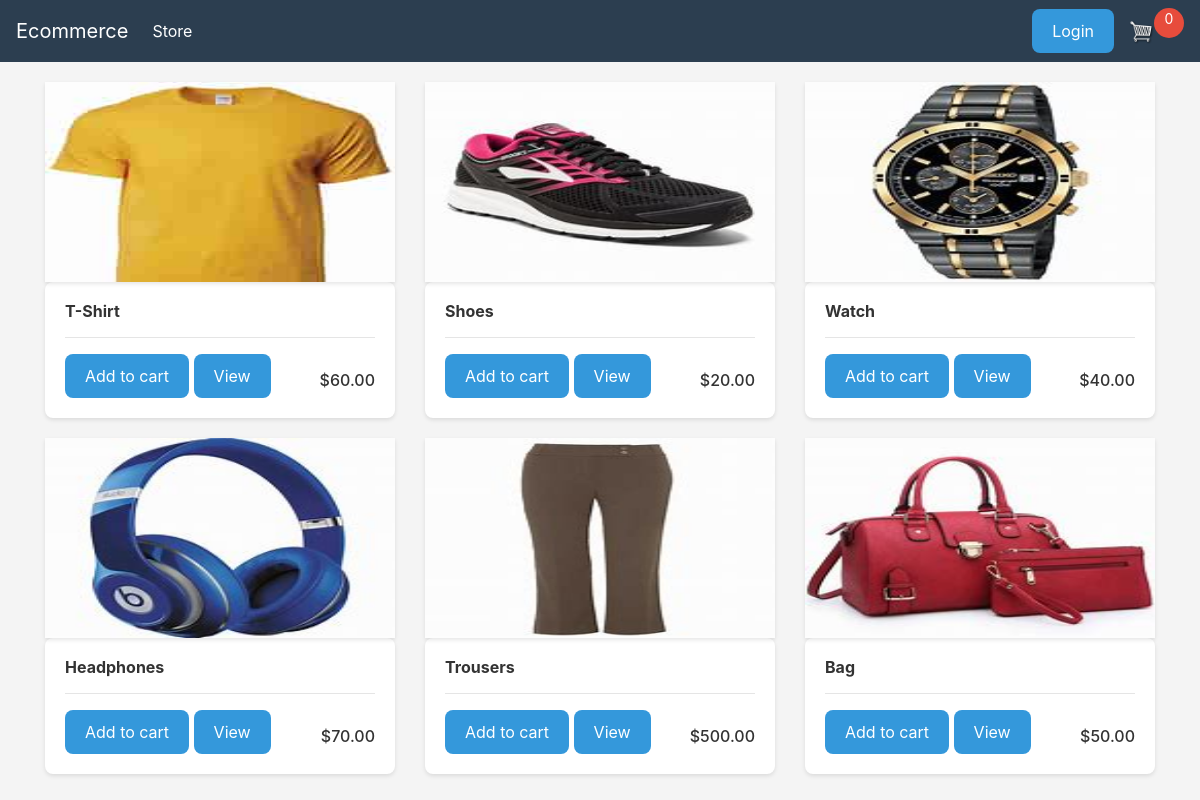
The page / on the database its author committed.
### store/models.py (models this page shows, shortened)
class Product(models.Model):
    name = models.CharField(max_length=200, null=True)
    price = models.DecimalField(max_digits=7, decimal_places=2)
    digital = models.BooleanField(default=False,null=True,blank=True)
    image = models.ImageField(null=True,blank=True)
    @property
    def imgURL(self):
        try:
            url = self.image.url
        except:
            url = ''
        return url

### store/views.py (the view)
# urls.py: path('', include('store.urls')),
def store(request):
    data = cartData(request)
    cartItems = data['cartItems']
    products = Product.objects.all()
    context = {'products': products, 'cartItems': cartItems}
    return render(request, 'store/store.html', context)

### store/utils.py (called while the page is built, shortened)
def cookieCart(request):
    try:
        cart = json.loads(request.COOKIES['cart'])
    except:
        cart = {}
    print('Cart: ', cart)
    items=[]
    order = {'get_cart_total':0, 'get_cart_items':0,'shipping':False}
    cartItems = order['get_cart_items']
    return {'cartItems':cartItems, 'order':order, 'items':items}

def cartData(request):
    if request.user.is_authenticated:
        customer = request.user.customer
        order, created = Order.objects.get_or_create(customer=customer, complete=False)
        items = order.orderitem_set.all()
        cartItems = order.get_cart_items
    else:
        cookieData = cookieCart(request)
        cartItems = cookieData['cartItems']
        order = cookieData['order']
        items = cookieData['items']
    return {'cartItems':cartItems, 'order':order, 'items':items}

### store/templates/store/store.html (shortened to what this page needs)
{% extends "store/main.html" %}
{% load static %}
{% block content %}
<div class="row">
    {% for product in products%}
    <div class="col-lg-4">
        <img class="thumbnail" src="{{product.imgURL}}">
        <div class="box-element product">
            <h6><strong>{{product.name}}</strong></h6>
            <hr>
            <div style="position: relative;">
                <button data-product="{{product.id}}" data-action="add" class="btn btn-outline-secondary add-btn update-cart"> Add to cart </button>
                <a class="btn btn-outline-success" href="">View</a>
                <h6 style="position: absolute; bottom: 0; right: 0;">${{product.price|floatformat:2}}</h6>
              </div>
        </div>
    </div>
    {% endfor %}
</div>
{% endblock content %}

### store/templates/store/main.html (shortened to what this page needs)
<!DOCTYPE html>
{% load static %}
<html lang="en">
<head>
  <link rel="stylesheet" href="https://cdn.jsdelivr.net/npm/bootstrap@4.4.1/dist/css/bootstrap.min.css"
>
  <link rel="stylesheet" type="text/css" href="{% static 'css/main.css'%}">
</head>
<body>
  <nav class="navbar navbar-expand-lg navbar-dark bg-dark">
    <a class="navbar-brand" href="{% url 'store' %}">Ecommerce</a>
    <div class="collapse navbar-collapse" id="navbarSupportedContent">
      <ul class="navbar-nav mr-auto">
        <li class="nav-item active">
          <a class="nav-link" href="{% url 'store' %}">Store <span class="sr-only">(current)</span></a>
        </li>
      </ul>
      <div class="form-inline my-2 my-lg-0">
        <a href="#" class="btn btn-warning">Login</a>
        <a href="{% url 'cart' %}">
          <img id="cart-icon" src="{% static 'images/cart.png' %}">
        </a>
        <p id="cart-total">{{cartItems}}</p>
      </div>
    </div>
  </nav>
  <div class="container">
    {% block content %}
    {% endblock content %}
  </div>
</body>
</html>

### static/css/main.css (style rules this page uses)
body { background-color: #f4f4f4; }
h1, h2, h3, h4, h5, h6 { color: #333333; }
.box-element { box-shadow: 0 2px 4px rgba(0, 0, 0, 0.1); background-color: #ffffff; border-radius: 8px; padding: 20px; }
.thumbnail { width: 100%; height: 200px; box-shadow: 0 2px 4px rgba(0, 0, 0, 0.1); }
.product { border-radius: 8px; }
.bg-dark { background-color: #2c3e50!important; }
#cart-icon { width: 25px; display: inline-block; margin-left: 15px; }
#cart-total { display: block; text-align: center; color: #ffffff; background-color: #e74c3c; width: 30px; height: 30px; border-radius: 50%; font-size: 14px; }
.col-lg-4, .col-lg-6, .col-lg-8, .col-lg-12 { margin-top: 20px; }
.btn { border-radius: 8px; background-color: #3498db; color: #ffffff; padding: 10px 20px; border: none; cursor: pointer; }
.update-cart { max-width: 100%; }

### rows shown on the page
Product: imgURL (picture), name "T-Shirt", price "60.00"
Product: imgURL (picture), name "Shoes", price "20.00"
Product: imgURL (picture), name "Watch", price "40.00"
Product: imgURL (picture), name "Headphones", price "70.00"
Product: imgURL (picture), name "Trousers", price "500.00"
Product: imgURL (picture), name "Bag", price "50.00"

### other values the page prints
{{ cartItems }} "0"
